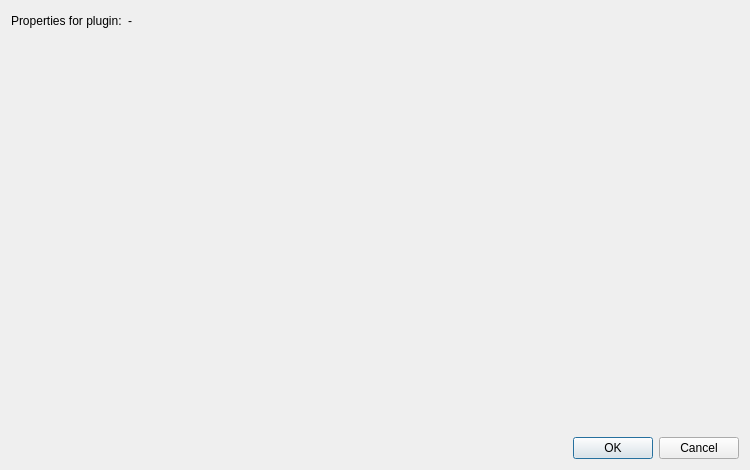
<?xml version="1.0" encoding="UTF-8"?>
<ui version="4.0">
 <class>PluginEditorDialog</class>
 <widget class="QDialog" name="PluginEditorDialog">
  <property name="geometry">
   <rect>
    <x>0</x>
    <y>0</y>
    <width>750</width>
    <height>470</height>
   </rect>
  </property>
  <property name="windowTitle">
   <string>Plugins selection</string>
  </property>
  <layout class="QVBoxLayout" name="verticalLayout">
   <item>
    <layout class="QHBoxLayout" name="horizontalLayout">
     <item>
      <widget class="QLabel" name="label_2">
       <property name="text">
        <string>Properties for plugin:</string>
       </property>
      </widget>
     </item>
     <item>
      <widget class="QLabel" name="pluginName">
       <property name="text">
        <string>-</string>
       </property>
      </widget>
     </item>
     <item>
      <spacer name="horizontalSpacer_2">
       <property name="orientation">
        <enum>Qt::Horizontal</enum>
       </property>
       <property name="sizeHint" stdset="0">
        <size>
         <width>40</width>
         <height>20</height>
        </size>
       </property>
      </spacer>
     </item>
    </layout>
   </item>
   <item>
    <layout class="QHBoxLayout" name="propTable" stretch="0">
     <item>
      <spacer name="verticalSpacer">
       <property name="orientation">
        <enum>Qt::Vertical</enum>
       </property>
       <property name="sizeHint" stdset="0">
        <size>
         <width>20</width>
         <height>40</height>
        </size>
       </property>
      </spacer>
     </item>
    </layout>
   </item>
   <item>
    <layout class="QHBoxLayout" name="horizontalLayout_2">
     <item>
      <spacer name="horizontalSpacer">
       <property name="orientation">
        <enum>Qt::Horizontal</enum>
       </property>
       <property name="sizeHint" stdset="0">
        <size>
         <width>40</width>
         <height>20</height>
        </size>
       </property>
      </spacer>
     </item>
     <item>
      <widget class="QDialogButtonBox" name="buttonBox">
       <property name="orientation">
        <enum>Qt::Horizontal</enum>
       </property>
       <property name="standardButtons">
        <set>QDialogButtonBox::Cancel|QDialogButtonBox::Ok</set>
       </property>
      </widget>
     </item>
    </layout>
   </item>
  </layout>
 </widget>
 <resources/>
 <connections>
  <connection>
   <sender>buttonBox</sender>
   <signal>accepted()</signal>
   <receiver>PluginEditorDialog</receiver>
   <slot>accept()</slot>
   <hints>
    <hint type="sourcelabel">
     <x>248</x>
     <y>254</y>
    </hint>
    <hint type="destinationlabel">
     <x>157</x>
     <y>274</y>
    </hint>
   </hints>
  </connection>
  <connection>
   <sender>buttonBox</sender>
   <signal>rejected()</signal>
   <receiver>PluginEditorDialog</receiver>
   <slot>reject()</slot>
   <hints>
    <hint type="sourcelabel">
     <x>316</x>
     <y>260</y>
    </hint>
    <hint type="destinationlabel">
     <x>286</x>
     <y>274</y>
    </hint>
   </hints>
  </connection>
 </connections>
</ui>
